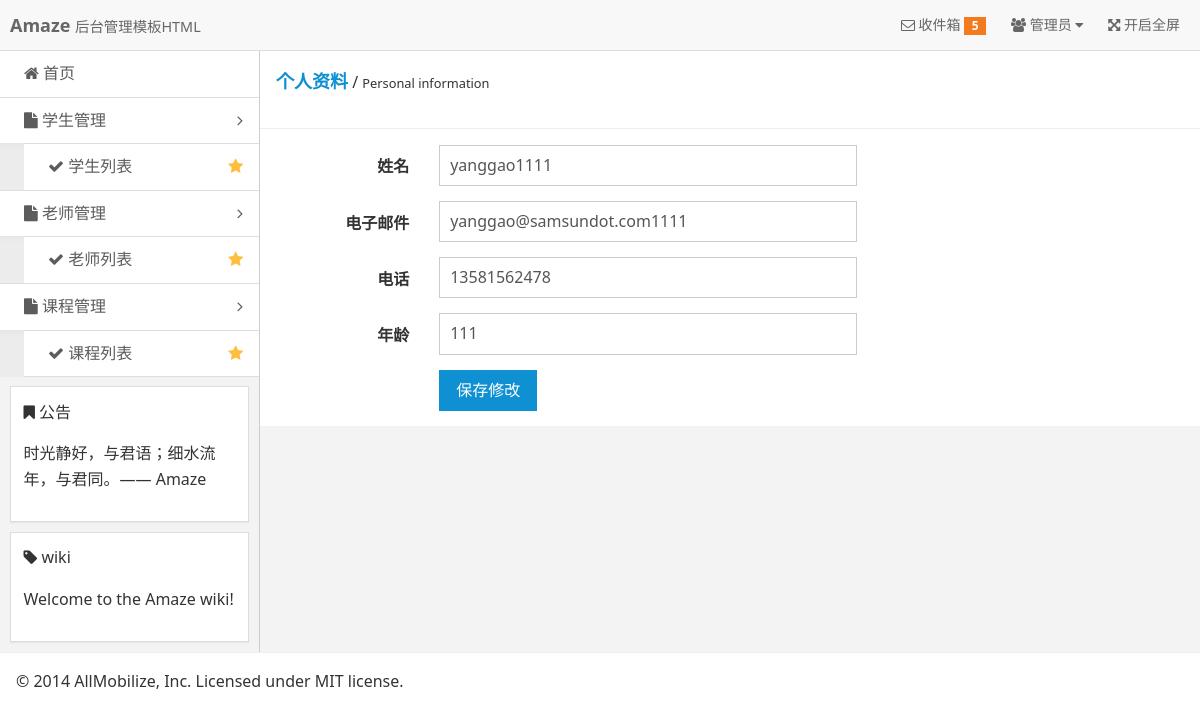
Page /persondetail/5/ on the committed database.
### Person/models.py (models this page shows)
class Person(models.Model):
    email=models.EmailField(verbose_name='电子邮箱',max_length=30)
    mobilephone=models.CharField(verbose_name='手机',max_length=11)
    username=models.CharField(verbose_name='姓名',max_length=10)
    age=models.IntegerField(verbose_name='年龄')
    password=models.CharField(verbose_name='密码',max_length=10)
    createdate=models.DateTimeField(verbose_name='创建时间',auto_now_add=True)
    modifydate=models.DateTimeField(verbose_name='修改时间',auto_now_add=True)
    headimg=models.ImageField(verbose_name='头像',upload_to='headimg')

### Person/views.py (the view, shortened to what this page needs)
# urls.py: path('persondetail/<int:id>/', person_views.PersonDetail,name='persondetail'),
def PersonDetail(request,id):
    if request.method.upper()=="GET":
        person=Person.objects.get(id=id)
        return render(request, 'Person/PersonDetail.html',{'person':person})

### templates/Person/PersonDetail.html (shortened to what this page needs)
{% extends 'Person/base.html' %}
{% block body1 %}
  <div class="admin-content">
    <div class="am-cf am-padding">
      <div class="am-fl am-cf"><strong class="am-text-primary am-text-lg">个人资料</strong> / <small>Personal information</small></div>
    </div>
    <hr/>
    <div class="am-g">
      <div class="am-u-sm-12 am-u-md-8 am-u-md-pull-4">
        <form class="am-form am-form-horizontal" method="post" action="{% url 'persondetail' person.id %}">
          <div class="am-form-group">
            <label for="user-name" class="am-u-sm-3 am-form-label">姓名</label>
            <div class="am-u-sm-9">
              <input type="text" name="username" placeholder="姓名" value="{{ person.username }}">
            </div>
          </div>
          <div class="am-form-group">
            <label for="user-email" class="am-u-sm-3 am-form-label">电子邮件</label>
            <div class="am-u-sm-9">
              <input type="email" name="email" placeholder="输入你的电子邮件" value="{{ person.email }}">
            </div>
          </div>
          <div class="am-form-group">
            <label for="user-phone" class="am-u-sm-3 am-form-label">电话</label>
            <div class="am-u-sm-9">
              <input type="text" name="mobilephone" placeholder="输入你的电话号码" value="{{ person.mobilephone }}">
            </div>
          </div>
            <div class="am-form-group">
            <label for="user-phone" class="am-u-sm-3 am-form-label">年龄</label>
            <div class="am-u-sm-9">
              <input type="number" name="age" placeholder="输入你的年龄" value="{{ person.age }}">
            </div>
          </div>
          <div class="am-form-group">
            <div class="am-u-sm-9 am-u-sm-push-3">
              <button type="submit" class="am-btn am-btn-primary">保存修改</button>
            </div>
          </div>
        </form>
      </div>
    </div>
  </div>
{% endblock %}

### static/assets/css/admin.css (style rules this page uses)
.admin-content { width: auto; overflow: hidden; height: 100%; background: #fff; }

### rows in the picture
Person: username "yanggao1111", email "yanggao@samsundot.com1111", mobilephone "13581562478", age "111"
